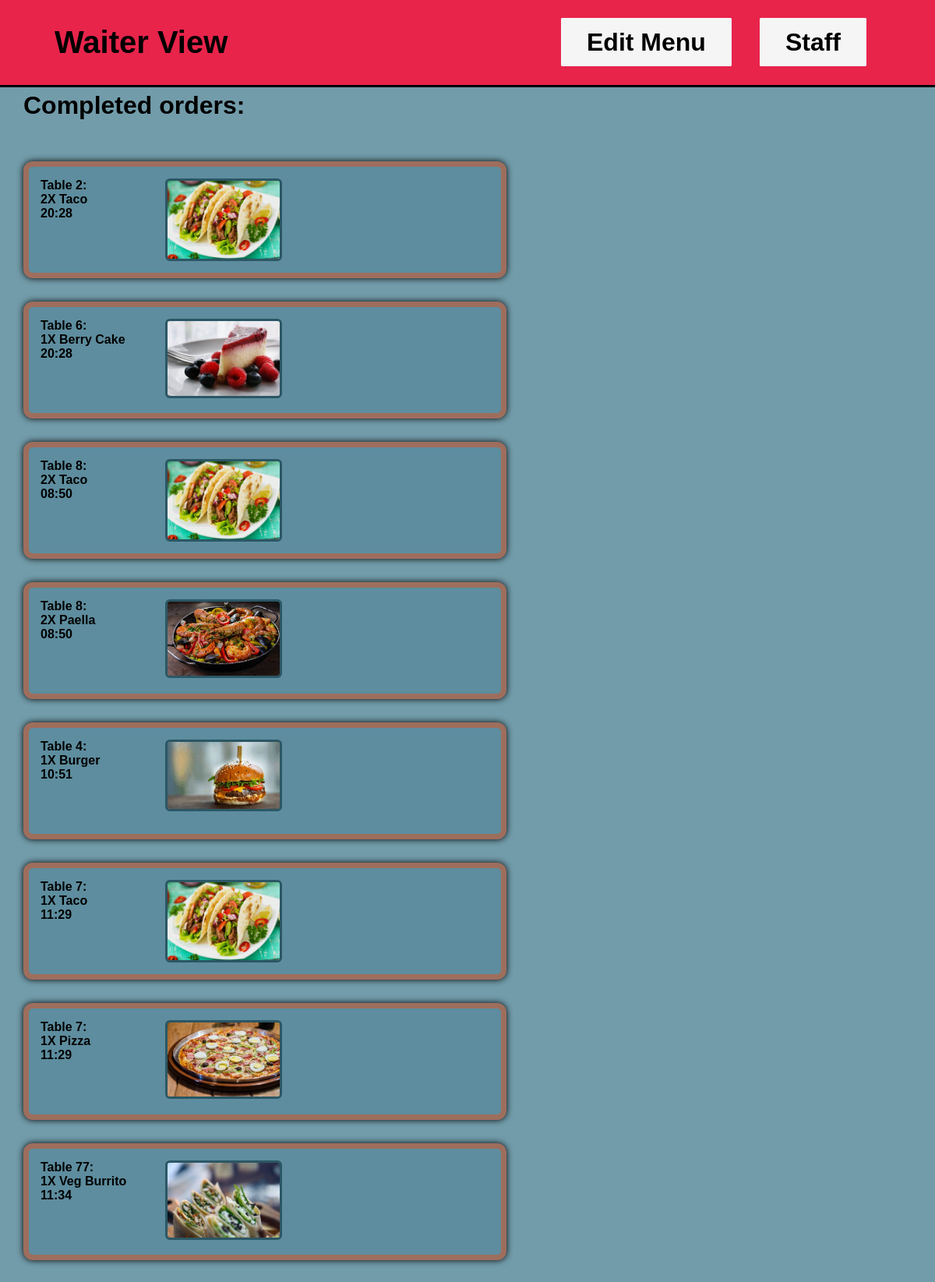
/app/completedOrders/, run on the app's committed database.
### app/models.py (models this page shows, shortened)
class Orders(models.Model):
    statusOptions = {
        ("REC", "Received"),
        ("CKG", "Cooking"),
        ("RTC", "Ready to collect"),
        ("UPD", "Not paid for"),
        ("COM", "Completed"),
    }
    orderID = models.AutoField(primary_key=True)
    table = models.IntegerField()
    menuItem = models.ForeignKey(MenuItem, on_delete=models.CASCADE)
    quantity = models.IntegerField()
    status = models.CharField(max_length=3, choices=statusOptions) #default="REC"
    timestamp = models.DateTimeField(auto_now_add=True)
    class Meta:
        ordering = ['timestamp']

class MenuItem(models.Model):
    categoryOptions = {
        ('starters', 'Starter'),
        ('mains', 'Main'),
        ('desserts', 'Dessert'),
        ('drinks', 'Drink')
    }
    spiceOptions = {
        ('spiceless', 'Spiceless'), #there is no filter option for this but it is the default option (?)
        ('mild', 'Mild'),
        ('hot', 'Hot'),
        ('atomic', 'Atomic')
    }
    allergyOptions = {
        ('none', 'None'), #there is no filter option for this but it is the default option (?)
        ('dairy', 'Dairy'),
        ('gluten', 'Gluten'),
        ('nuts', 'Nuts'),
        ('vegetarian', 'Vegetarian')
    }
    menuItemID = models.AutoField(primary_key=True)
    available = models.BooleanField()
    name = models.CharField(max_length=30)
    description = models.CharField(max_length=120, default = 'Delicious meal')
    price = models.FloatField()
    calories = models.IntegerField(validators=[MaxValueValidator(3500)], default = 150)
    image = models.ImageField(upload_to='MenuItemImages/', blank=False, null=False)
    category = models.CharField(max_length=30, default = 'mains', choices=categoryOptions)
    spice = models.CharField(max_length = 15, default = 'spiceless', choices=spiceOptions)
    allergy = models.CharField(max_length = 30, default = 'none', choices=allergyOptions) #uses string, not discrete options
    def __str__(self):
        return self.name

### app/views.py (the view)
# urls.py: path('completedOrders/', views.completedOrders, name="completedOrders"),
def completedOrders(request):
    context = {"CompletedOrders": Orders.objects.filter(status="COM")}
    return render(request, "completedOrders.html", context)

### app/templates/completedOrders.html (shortened to what this page needs)
<head>
    {% load static %}
    <link rel="stylesheet" type="text/css" href="{% static 'app/style.css' %}">
</head>
<body>
    <nav class="navbar">
        <div class="logo">Waiter View</div>
        <ul class="pages">
            <li><a href="{% url 'editMenu' %}">Edit Menu</a></li>
            <li><a href="{% url 'staffPick' %}">Staff</a></li>
        </ul>
    </nav>
    <h1>
        Completed orders:
    </h1>
    <br>
    <div class="waiterGrid">
    {% for order in CompletedOrders %}
        <div class="staff-order">
            <div class="subGrid">
                <p><a>Table {{ order.table }}:<br> {{ order.quantity }}X {{ order.menuItem }} <br>{{ order.timestamp|time:"H:i" }}</a></p>
                <img src="{{ order.menuItem.image.url }}" alt="{{ order.menuItem.name }}">
            </div>
        </div>
    {% endfor %}
    </div>
</body>

### app/static/app/style.css (style rules this page uses)
* { margin: 0; padding: 0; box-sizing: border-box; font-family: Verdana, sans-serif; font-weight: bold; }
h1 { margin: 5px 30px; }
nav { width: 100%; padding: 20px 70px; background: rgb(232, 36, 75); border-bottom: 3px solid black; align-items: center; justify-content: space-between; display: flex; z-index: 1; padding-block: 2rem; position: sticky; top: 0; }
nav * { align-items: flex-start; }
html, body { height: 100%; }
body { background-color: #729caa; overflow-y: auto; display: flex; flex-direction: column; }
.pages { display: flex; list-style-type: none; }
.pages li { margin: 3px; }
.pages li a { color: black; font-size: 32px; border: 3px solid whitesmoke; padding: 10px 30px; margin: 0 15px; background-color: whitesmoke; transition: 0.3s ease; text-decoration: none; border-radius: 2px; font-weight: bold; font-family: 'Lucida Sans', 'Lucida Sans Regular', 'Lucida Grande', 'Lucida Sans Unicode', Geneva, Verdana, sans-serif; }
.logo { font-size: 40px; }
.waiterGrid { display: grid; grid-template-columns: repeat(auto-fill, 650px); padding: 15px; flex: 1; }
a:visited, a:link { color: #2e305b; text-decoration: none; font-size: 30px; }
.subGrid { display: grid; padding: 0; grid-template-columns: repeat(auto-fill, 160px); }
.staff-order img { height: auto; width: 150px; border-radius: 6px; border: #2b5765 solid; }
.staff-order { display: flex; flex-direction: column; height: 150px; font-weight: bold; border: 7px solid #9e6e5d; background-color: #5d8d9e; border-radius: 12px; padding: 15px; margin: 15px; text-align: left; box-shadow: 0 0 9px #000000; overflow: auto; }

### data on the page
Orders: table "2", quantity "2", menuItem "Taco", timestamp "20:28", menuItem.image (picture)
Orders: table "6", quantity "1", menuItem "Berry Cake", timestamp "20:28", menuItem.image (picture)
Orders: table "8", quantity "2", menuItem "Taco", timestamp "08:50", menuItem.image (picture)
Orders: table "8", quantity "2", menuItem "Paella", timestamp "08:50", menuItem.image (picture)
Orders: table "4", quantity "1", menuItem "Burger", timestamp "10:51", menuItem.image (picture)
Orders: table "7", quantity "1", menuItem "Taco", timestamp "11:29", menuItem.image (picture)
Orders: table "7", quantity "1", menuItem "Pizza", timestamp "11:29", menuItem.image (picture)
Orders: table "77", quantity "1", menuItem "Veg Burrito", timestamp "11:34", menuItem.image (picture)
